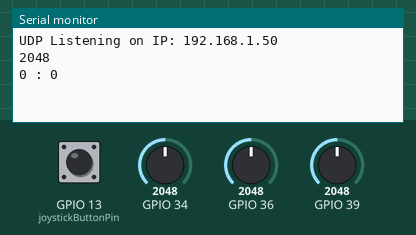
Bench run of a program on a simulated ESP32. On the bench: the last lines printed to the serial monitor. Inputs (shaded band) come from the test bench; at power-on: GPIO 13 (joystickButtonPin) HIGH, GPIO 34 = 2048, GPIO 36 = 2048, GPIO 39 = 2048. WiFi joins after 1.5 s; servers stay silent unless stated.

Above: at 2.7 s.
2.8 s: GPIO 13 (joystickButtonPin) pulled LOW for 0.15 s
At 3.9 s:
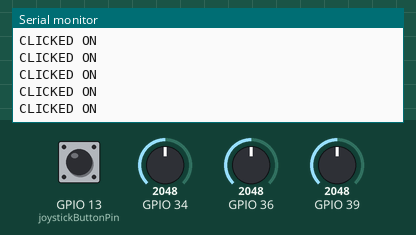
4.4 s: GPIO 34 set to 2866
At 5.6 s:
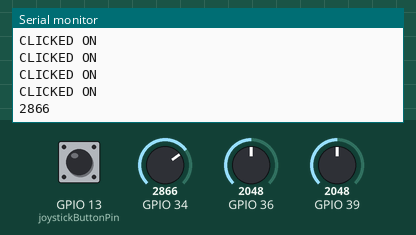
5.9 s: GPIO 36 set to 2866
At 6.9 s:
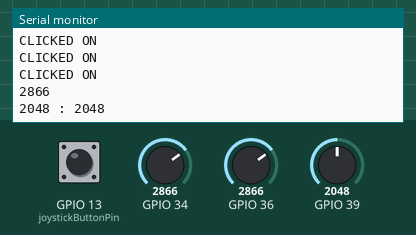
7.4 s: GPIO 39 set to 2866
At 8.0 s:
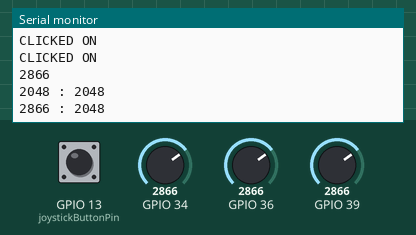
8.9 s: GPIO 34 set to 3603
At 10.1 s:
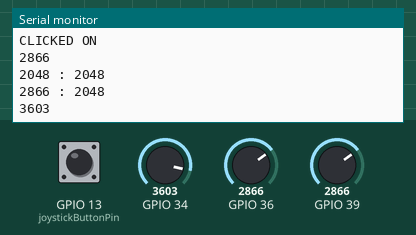
10.4 s: GPIO 36 set to 3603
At 11.5 s:
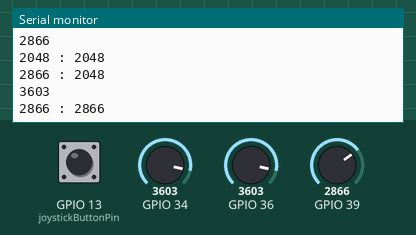
Timing chart, 0 to 12.9 s (numbered marks = the images above; inputs shaded):
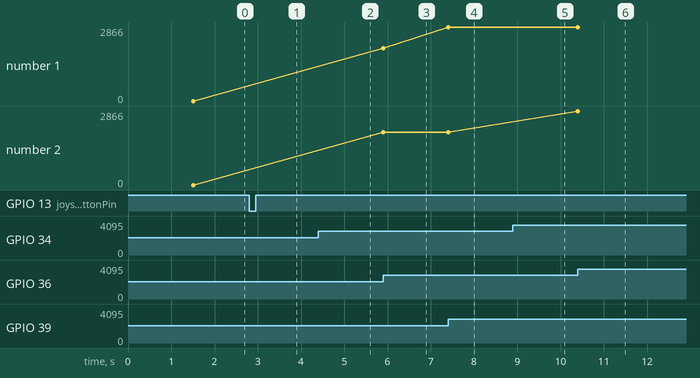

The program:

main.cpp
```cpp
#include <Arduino.h>
#include "WiFi.h"
#include "AsyncUDP.h"
#include "Joystick.h"
#include "Potentiometer.h"

const char *ssid = "AndroidAPC910";
const char *password = "fnsa6355";

AsyncUDP udp;

Joystick joystick(36, 39);
Potentiometer potentiometer(34);

void setup()
{
    Serial.begin(9600);


    //Connection to pxlserver
    WiFi.mode(WIFI_STA);
    WiFi.begin(ssid, password);

    if (WiFi.waitForConnectResult() != WL_CONNECTED)
    {
        Serial.println("WiFi Failed");
        while (1)
        {
            delay(1000);
        }
    }
    if (udp.listen(7007))
    {
        Serial.print("UDP Listening on IP: ");
        Serial.println(WiFi.localIP());
        udp.onPacket([](AsyncUDPPacket packet) {
            Serial.print("UDP Packet Type: ");
            Serial.print(packet.isBroadcast() ? "Broadcast" : packet.isMulticast() ? "Multicast" : "Unicast");
            Serial.print(", From: ");
            Serial.print(packet.remoteIP());
            Serial.print(":");
            Serial.print(packet.remotePort());
            Serial.print(", To: ");
            Serial.print(packet.localIP());
            Serial.print(":");
            Serial.print(packet.localPort());
            Serial.print(", Length: ");
            Serial.print(packet.length());
            Serial.print(", Data: ");
            Serial.write(packet.data(), packet.length());
            Serial.println();
            //reply to the client
            packet.printf("Got %u bytes of data", packet.length());
            Serial.print("state: ");
            /*  Serial.write(packet.data(), packet.length());
            String s((char*)packet.data());
            s = s.substring(0, packet.length());
            s.trim();
            // send string to method
            Serial.println(s);
            udp.printf("Received your message!");
        */
       Serial.println();
        });
    }
}

void loop()
{

    //Potentiometer
    potentiometer.loop();

    //Joystick
    joystick.loop();
}
```

Joystick.h
```cpp
#include <Arduino.h>
#include "AsyncUDP.h"

class Joystick
{
public:
    int joystickPinX;
    int joystickPinY;
    int joystickValueX;
    int joystickValueY;
    int previousJoystickValueX = 0;
    int previousJoystickValueY = 0;
    int joystickButtonPin = 13;
    int tolerance = 400;
    AsyncUDP Judp;

    //joystick constructor
    Joystick(int joystickPinX, int joystickPinY)
    {
        this->joystickPinX = joystickPinX;
        this->joystickPinY = joystickPinY;
        pinMode(joystickPinX, INPUT);
        pinMode(joystickPinY, INPUT);
        pinMode(joystickButtonPin, INPUT_PULLUP);
    }

    // Joystick loop
    void loop()
    {
        joystickValueX = analogRead(joystickPinX);
        joystickValueY = analogRead(joystickPinY);

        //only update if bigger than tolerance
        if (abs(joystickValueX - previousJoystickValueX) > tolerance ||
            abs(joystickValueY - previousJoystickValueY) > tolerance)
        {

            //Serial.print(map(analogRead(pinX), 0, 4095, -100, 100));
            Serial.print(previousJoystickValueX);
            Serial.print(" : ");
            Serial.println(previousJoystickValueY);
            //Serial.println(map(analogRead(pinY), 0, 4095, 100, -100));
            previousJoystickValueX = analogRead(joystickPinX);
            previousJoystickValueY = analogRead(joystickPinY);
        }

        //if clicked on joystick initiate pixel
        if (digitalRead(joystickButtonPin) == LOW)

        {
            Serial.println("CLICKED ON");
            Judp.writeTo((const uint8_t *)"init 10 10", 10, IPAddress(192, 168, 43, 255), 7000);
        }

        //pixel moveup
        if (previousJoystickValueY > 2000)
        {
            Judp.writeTo((const uint8_t *)"moveup", 6, IPAddress(192, 168, 43, 255), 7000);
        }
        //pixel movedown
        if (previousJoystickValueY < 1000)
        {
            Judp.writeTo((const uint8_t *)"movedown", 8, IPAddress(192, 168, 43, 255), 7000);
        }
        //pixel move right
        if (previousJoystickValueX < 1000)
        {
            Judp.writeTo((const uint8_t *)"moveright", 9, IPAddress(192, 168, 43, 255), 7000);
        }
        //pixel move left
        if (previousJoystickValueX > 2000)
        {
            Judp.writeTo((const uint8_t *)"moveleft", 8, IPAddress(192, 168, 43, 255), 7000);
        }
    }
};
```

Potentiometer.h
```cpp
#include <Arduino.h>
#include "AsyncUDP.h"

class Potentiometer
{
public:
    int potentiometerPin;
    int potentiometerValue;
    int previousPotentiometerValue = 0;
    int tolerance = 150;
    AsyncUDP Pudp;

    //potentiometer constructor
    Potentiometer(int potentiometerPin)
    {
        this->potentiometerPin = potentiometerPin;
        pinMode(potentiometerPin, INPUT);
    }

    // Potentiometer loop
    void loop()
    {
        potentiometerValue = analogRead(potentiometerPin);
        if (abs(potentiometerValue - previousPotentiometerValue) > tolerance)
        {
            Serial.println(potentiometerValue);
            previousPotentiometerValue = potentiometerValue;
        }

        //pxlserver pixel color change
        if (previousPotentiometerValue < 400)
        {
            Pudp.writeTo((const uint8_t *)"color 80 20 50", 14, IPAddress(192, 168, 43, 255), 7000);
        }
        if (previousPotentiometerValue > 400 && previousPotentiometerValue < 800)
        {
            Pudp.writeTo((const uint8_t *)"color 200 200 200", 17, IPAddress(192, 168, 43, 255), 7000);
        }
        if (previousPotentiometerValue > 800 && previousPotentiometerValue < 1200)
        {
            Pudp.writeTo((const uint8_t *)"color 50 50 50", 14, IPAddress(192, 168, 43, 255), 7000);
        }
        if (previousPotentiometerValue > 1200 && previousPotentiometerValue < 1600)
        {
            Pudp.writeTo((const uint8_t *)"color 50 90 60", 14, IPAddress(192, 168, 43, 255), 7000);
        }
        if (previousPotentiometerValue > 1600 && previousPotentiometerValue < 2000)
        {
            Pudp.writeTo((const uint8_t *)"color 100 50 200", 16, IPAddress(192, 168, 43, 255), 7000);
        }
        if (previousPotentiometerValue > 2000 && previousPotentiometerValue < 2400)
        {
            Pudp.writeTo((const uint8_t *)"color 50 200 200", 16, IPAddress(192, 168, 43, 255), 7000);
        }
        if (previousPotentiometerValue > 2400 && previousPotentiometerValue < 2800)
        {
            Pudp.writeTo((const uint8_t *)"color 50 200 100", 16, IPAddress(192, 168, 43, 255), 7000);
        }
        if (previousPotentiometerValue > 3200 && previousPotentiometerValue < 3600)
        {
            Pudp.writeTo((const uint8_t *)"color 20 50 50", 14, IPAddress(192, 168, 43, 255), 7000);
        }
        if (previousPotentiometerValue > 3600 && previousPotentiometerValue < 4000)
        {
            Pudp.writeTo((const uint8_t *)"color 90 100 80", 15, IPAddress(192, 168, 43, 255), 7000);
        }
    }
};
```

Measured:
- after the input at 2.8 s, the serial monitor: prints a new line at once (image 1)
- after the input at 4.4 s, the serial monitor: prints a new line at once (image 2)
- after the input at 5.9 s, the serial monitor: prints a new line at once (image 3)
- after the input at 7.4 s, the serial monitor: prints a new line at once (image 4)
- after the input at 8.9 s, the serial monitor: prints a new line at once (image 5)
- after the input at 10.4 s, the serial monitor: prints a new line at once (image 6)
- plotted number 1: 0 → 2048 after the input at 5.9 s
- plotted number 2: 0 → 2048 after the input at 5.9 s
